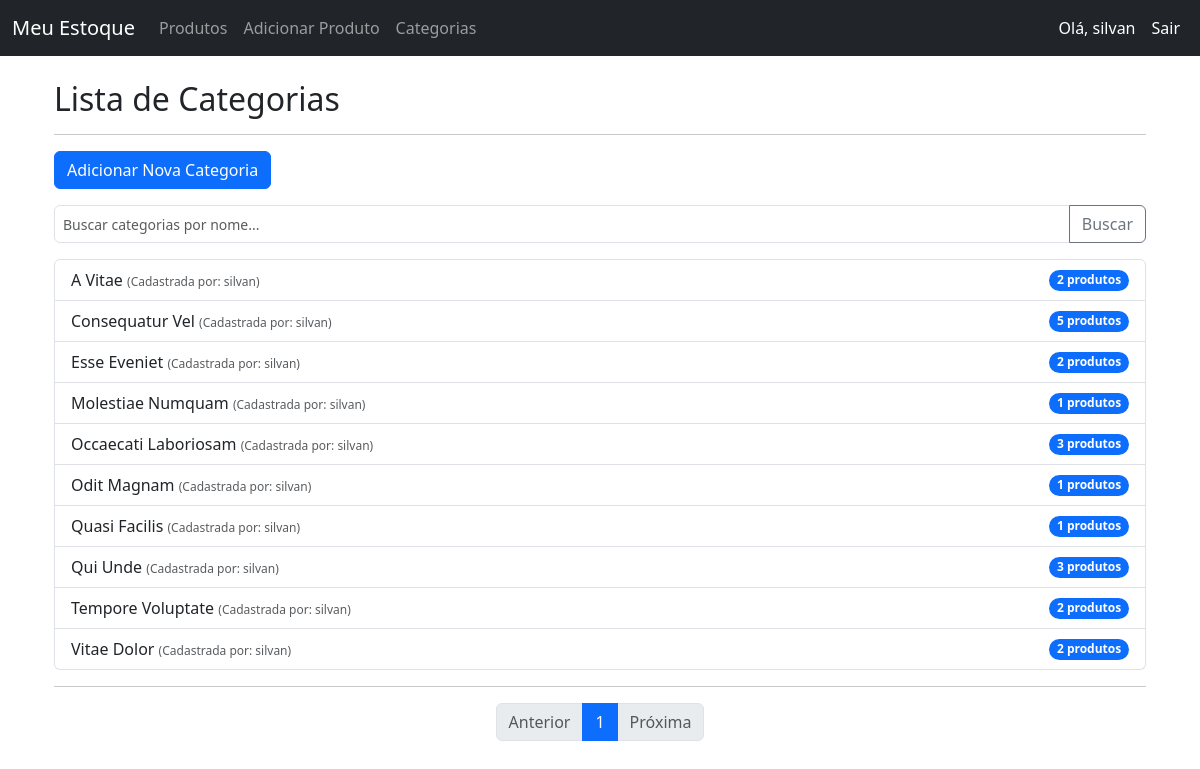
/categorias/ (signed in), run on the app's committed database.
### produtos/models.py (models this page shows, shortened)
class Categoria(models.Model):
    nome = models.CharField(max_length=100, unique=True, verbose_name="Nome da Categoria")
    cadastrado_por = models.ForeignKey(User, on_delete=models.SET_NULL, null=True, blank=True, related_name='categorias_cadastradas', verbose_name="Cadastrado por")
    class Meta:
        verbose_name = "Categoria"
        verbose_name_plural = "Categorias"
        ordering = ['nome']

### produtos/views.py (the view)
# urls.py: path('categorias/', views.lista_categorias, name='lista_categorias'),
@login_required
def lista_categorias(request):
    categorias_list = Categoria.objects.all()
    query = request.GET.get('q') # Pega o termo de busca
    if query:
        categorias_list = categorias_list.filter(
            Q(nome__icontains=query) # Filtra pelo nome da categoria
        )
    paginator = Paginator(categorias_list, 10)
    page = request.GET.get('page')
    try:
        categorias = paginator.page(page)
    except PageNotAnInteger:
        categorias = paginator.page(1)
    except EmptyPage:
        categorias = paginator.page(paginator.num_pages)
    return render(request, 'produtos/lista_categorias.html', {'categorias': categorias, 'query': query}) # Passa o 'query'

### produtos/templates/produtos/lista_categorias.html (shortened to what this page needs)
{% extends 'base.html' %}
{% block content %}
    <div class="container mt-4">
        <h2>Lista de Categorias</h2>
        <hr>
        <a href="{% url 'criar_categoria' %}" class="btn btn-primary mb-3">Adicionar Nova Categoria</a>
        <form method="get" class="mb-3">
            <div class="input-group">
                <input type="text" name="q" class="form-control" placeholder="Buscar categorias por nome..." value="{{ query|default_if_none:'' }}">
                <button class="btn btn-outline-secondary" type="submit">Buscar</button>
            </div>
        </form>
        <ul class="list-group">
            {% for categoria in categorias %}
                <li class="list-group-item d-flex justify-content-between align-items-center">
                    <div>
                        {{ categoria.nome }}
                        <small class="text-muted">(Cadastrada por: {{ categoria.cadastrado_por.username|default:"N/A" }})</small>
                    </div>
                    <span class="badge bg-primary rounded-pill">{{ categoria.produtos.count }} produtos</span>
                </li>
            {% empty %}
                <li class="list-group-item">Nenhuma categoria encontrada.</li>
            {% endfor %}
        </ul>
        <hr>
        <nav aria-label="Page navigation example">
            <ul class="pagination justify-content-center">
                {% if categorias.has_previous %}
                    <li class="page-item"><a class="page-link" href="?page={{ categorias.previous_page_number }}{% if query %}&q={{ query }}{% endif %}">Anterior</a></li>
                {% else %}
                    <li class="page-item disabled"><span class="page-link">Anterior</span></li>
                {% endif %}
                {% for i in categorias.paginator.page_range %}
                    {% if categorias.number == i %}
                        <li class="page-item active"><span class="page-link">{{ i }}</span></li>
                    {% else %}
                        <li class="page-item"><a class="page-link" href="?page={{ i }}{% if query %}&q={{ query }}{% endif %}">{{ i }}</a></li>
                    {% endif %}
                {% endfor %}
                {% if categorias.has_next %}
                    <li class="page-item"><a class="page-link" href="?page={{ categorias.next_page_number }}{% if query %}&q={{ query }}{% endif %}">Próxima</a></li>
                {% else %}
                    <li class="page-item disabled"><span class="page-link">Próxima</span></li>
                {% endif %}
            </ul>
        </nav>
    </div>
{% endblock %}

### estoque_project/templates/base.html (shortened to what this page needs)
<!DOCTYPE html>
<html lang="pt-br">
<head>
    <link href="https://cdn.jsdelivr.net/npm/bootstrap@5.3.3/dist/css/bootstrap.min.css" rel="stylesheet">
    {% load static %}
    <link rel="stylesheet" href="{% static 'produtos/css/custom.css' %}">
</head>
<body>
    <nav class="navbar navbar-expand-lg navbar-dark bg-dark">
        <div class="container-fluid">
            <a class="navbar-brand" href="{% url 'lista_produtos' %}">Meu Estoque</a>
            <div class="collapse navbar-collapse" id="navbarNav">
                <ul class="navbar-nav me-auto mb-2 mb-lg-0">
                    <li class="nav-item">
                        <a class="nav-link" href="{% url 'lista_produtos' %}">Produtos</a>
                    </li>
                    <li class="nav-item">
                        <a class="nav-link" href="{% url 'criar_produto' %}">Adicionar Produto</a>
                    </li>
                    <li class="nav-item">
                        <a class="nav-link" href="{% url 'lista_categorias' %}">Categorias</a>
                    </li>
                </ul>
                <ul class="navbar-nav">
                    {% if user.is_authenticated %}
                        <li class="nav-item">
                            <span class="nav-link text-white">Olá, {{ user.username }}</span>
                        </li>
                        <li class="nav-item">
                        <form action="{% url 'logout' %}" method="post" class="d-inline">
                            <button type="submit" class="nav-link btn btn-link text-white" style="text-decoration: none;">Sair</button>
                        </form>
                        </li>
                    {% else %}
                        <li class="nav-item">
                            <a class="nav-link" href="{% url 'login' %}">Entrar</a>
                        </li>
                    {% endif %}
                </ul>
            </div>
        </div>
    </nav>
    <div class="container">
        {% block content %}
        {% endblock %}
    </div>
</body>
</html>

### produtos/static/produtos/css/custom.css (style rules this page uses)
.container { margin-bottom: 3%; }
.form-control { padding: 0.25rem 0.5rem; font-size: 0.875rem; height: auto; }
.list-group-item { padding: 0.5rem 1rem; }
.list-group-item small.text-muted { font-size: 0.75rem; }

### data on the page
Categoria: nome "A Vitae", cadastrado_por.username "silvan", produtos.count "2"
Categoria: nome "Consequatur Vel", cadastrado_por.username "silvan", produtos.count "5"
Categoria: nome "Esse Eveniet", cadastrado_por.username "silvan", produtos.count "2"
Categoria: nome "Molestiae Numquam", cadastrado_por.username "silvan", produtos.count "1"
Categoria: nome "Occaecati Laboriosam", cadastrado_por.username "silvan", produtos.count "3"
Categoria: nome "Odit Magnam", cadastrado_por.username "silvan", produtos.count "1"
Categoria: nome "Quasi Facilis", cadastrado_por.username "silvan", produtos.count "1"
Categoria: nome "Qui Unde", cadastrado_por.username "silvan", produtos.count "3"
Categoria: nome "Tempore Voluptate", cadastrado_por.username "silvan", produtos.count "2"
Categoria: nome "Vitae Dolor", cadastrado_por.username "silvan", produtos.count "2"

### other printed values
{{ user.username }} "silvan"
{{ i }} "1"
